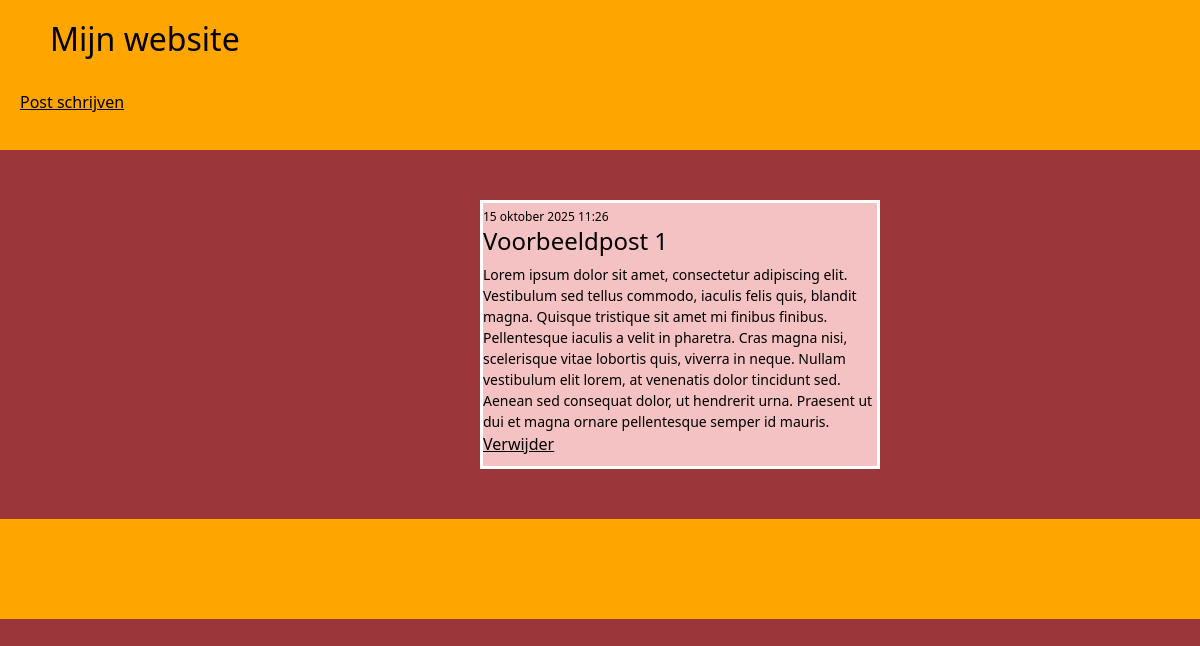
The app's page /post/2/ with its own data.
### blog/models.py (models this page shows, shortened)
class Post(models.Model):
    author = models.ForeignKey(settings.AUTH_USER_MODEL, on_delete=models.CASCADE)
    title = models.CharField(max_length=200)
    text = models.TextField()
    created_date = models.DateTimeField(default=timezone.now)
    published_date = models.DateTimeField(blank=True, null=True)

### blog/views.py (the view)
# urls.py: path('post/<int:pk>/', views.post_detail, name='post_inhoud'),
def post_detail(request, pk):
    post = get_object_or_404(Post, pk=pk)
    return render(request, 'blog/post_inhoud.html', {'post': post})

### blog/templates/blog/post_inhoud.html
{% extends 'blog/base.html' %}
{% block inhoud %}
<article class="post">
{% if post.published_date %}
<time class="date">
{{post.published_date }}
</time>
{% endif %}
<h2>{{ post.title }}</h2>
<p>{{ post.text|linebreaksbr }}</p>
<a href="{% url 'delete' post.id %}">Verwijder</a>
</article>
{% endblock %}

### blog/static/css/stijl.css (style rules this page uses)
body { background-color: #9b373b; color: black; }
.post { border: 3px solid white; margin-bottom: 30px; padding-bottom: 10px; }
.post .date { font-size: 12px; color: black; }
.post h2 { margin-top: 0; font-size: 24px; }
.post p { font-size: 14px; line-height: 1.5; margin-bottom: 0; }
a { color: black; }

### records on screen
Post: published_date "15 oktober 2025 11:26", title "Voorbeeldpost 1", text "Lorem ipsum dolor sit amet, consectetur adipiscing elit. Vestibulum sed tellus commodo, iaculis felis quis, blandit magna. Quisque tristique sit amet mi finibus finibus. Pellentesque iaculis a velit in pharetra. Cras magna nisi, scelerisque vitae lobortis quis, viverra in neque. Nullam vestibulum elit lorem, at venenatis dolor tincidunt sed. Aenean sed consequat dolor, ut hendrerit urna. Praesent ut dui et magna ornare pellentesque semper id mauris."
